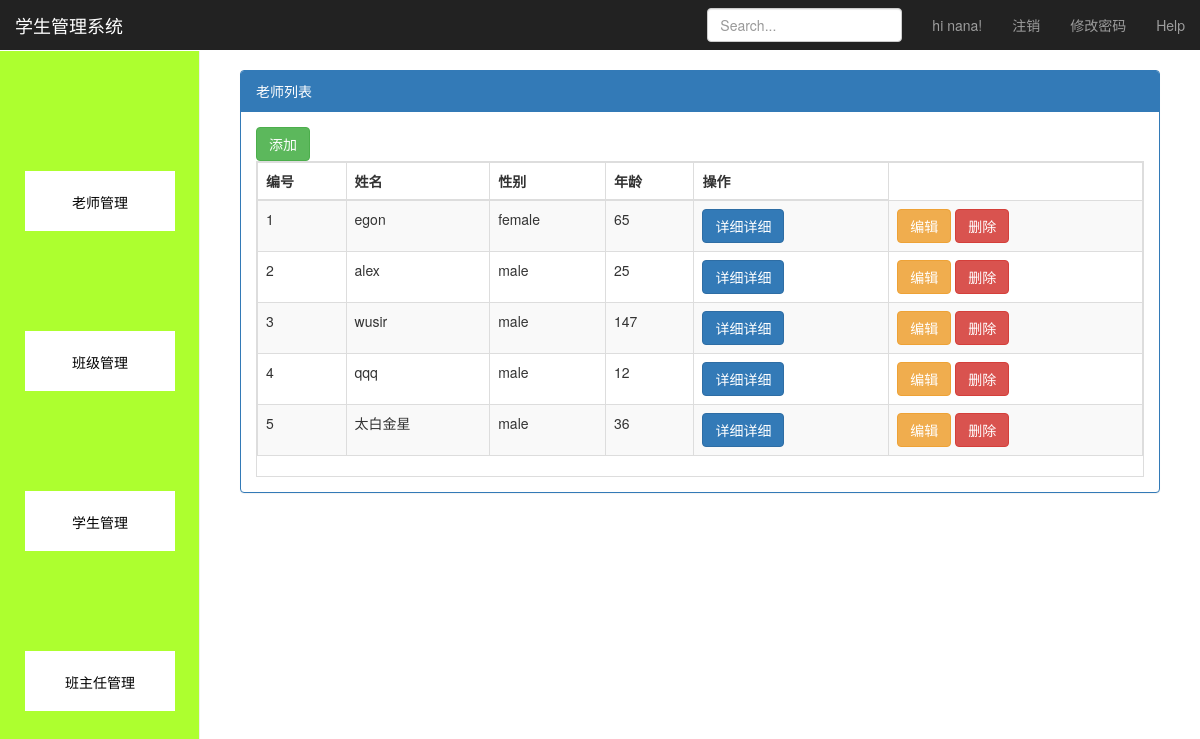
The page /appTeacher/TeacherList/ (signed in) on the database its author committed.
### app01/models.py (models this page shows)
class Teacher(models.Model):
    tname=models.CharField(max_length=32)
    pwd=models.CharField(max_length=32)
    age = models.IntegerField()
    sal=models.DecimalField(max_digits=7,decimal_places=2)
    sex_choice = (("male", "男"), ("female", "女"))
    sex = models.CharField(max_length=10, choices=sex_choice)
    email = models.CharField(max_length=32)
    addr = models.CharField(max_length=32)
    phone = models.CharField(max_length=32)

### app01/views.py (the view)
    def inner(request,*args,**kwargs):
        isLogin = request.session.get("isLogin")
        if isLogin:
            ret=fun(request,*args,**kwargs)
            return ret
        else:
            return redirect("/login/")

### app01/views.py (called while the page is built)
def CheckLogin(fun):
    def inner(request,*args,**kwargs):
        isLogin = request.session.get("isLogin")
        if isLogin:
            ret=fun(request,*args,**kwargs)
            return ret
        else:
            return redirect("/login/")
    return inner

### appTeacher/views.py (called while the page is built)
@CheckLogin
def TeacherList(request):
    TeacherList=models.Teacher.objects.all()
    return render(request, "TeacherList.html", {"TeacherList":TeacherList})

### templates/TeacherList.html
{% extends "Dashboard.html" %}
{% block content %}
    <div class="panel panel-primary">
        <div class="panel-heading">老师列表</div>
        <div class="panel-body">
            <div class="row my-table-tool">
                <div class="col-md-12">
                    <a href="/appTeacher/addTeacher/">
                        <button class="btn btn-success" data-toggle="modal" data-target="#myModal">添加</button>
                    </a>
                </div>
            </div>
            <div class="table-responsive table-bordered">
                <table id="t1" class="table table-striped table-bordered">
                    <thead>
                    <tr>
                        <th>编号</th>
                        <th>姓名</th>
                        <th>性别</th>
                        <th>年龄</th>
                        <th>操作</th>
                    </tr>
                    </thead>
                    <tbody>
                    {% for teacher in TeacherList %}
                        <tr>
                            <td>{{ forloop.counter }}</td>
                            <td>{{ teacher.tname }}</td>
                            <td>{{ teacher.sex }}</td>
                            <td>{{ teacher.age }}</td>
                            <td >
                            <a href="/appTeacher/TeacherDetail/?id={{ teacher.id }}">
                                    <button class="btn btn-primary">详细详细</button>
                            </a>
                            </td>
                            <td>
                                <a href="/appTeacher/editTeacher/?id={{ teacher.id }}">
                                    <button class="btn btn-warning">编辑</button>
                                </a>
                                <a href="/appTeacher/delTeacher/?id={{ teacher.id }}">
                                    <button class="btn btn-danger">删除</button>
                                </a>
                            </td>
                        </tr>
                    {% endfor %}
                    </tbody>
                </table>
            </div>
        </div>
    </div>
{% endblock content %}

### static/Dashboard_files/dashboard.css (style rules this page uses)
body { padding-top: 50px; }

### rows shown on the page
Teacher: tname "egon", sex "female", age "65"
Teacher: tname "alex", sex "male", age "25"
Teacher: tname "wusir", sex "male", age "147"
Teacher: tname "qqq", sex "male", age "12"
Teacher: tname "太白金星", sex "male", age "36"

### other values the page prints
{{ request.session.username }} "nana"
